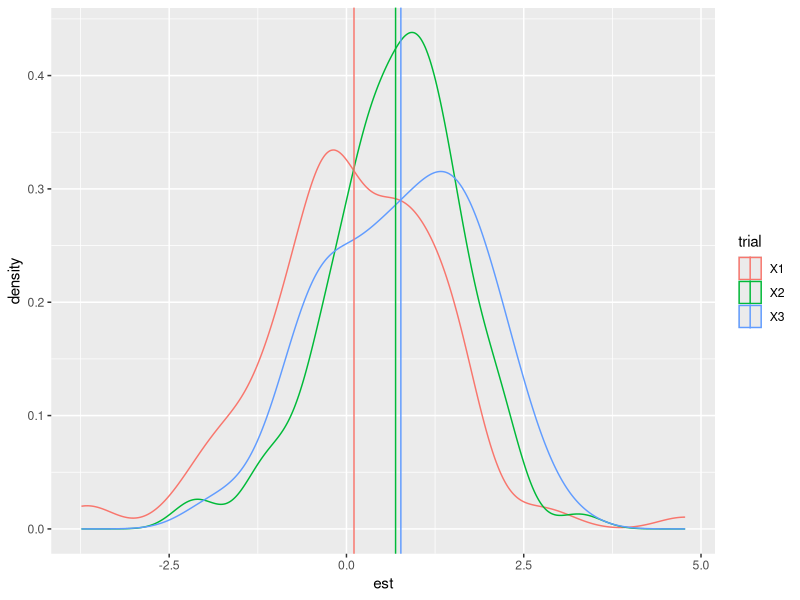

Recreate this plot in R. (Note: this script raises an error after producing the figure.)
## ---- chunk 1
knitr::opts_chunk$set(echo = TRUE)
## ---- chunk 2
library(tidyverse)
## ---- chunk 3
gen.mod <- function(n=100, b0=2, b1=3, sd.err=1){predictor<-runif(n)-0.5
response <- b0+b1*predictor+rnorm(n, mean= 0,sd= sd.err)
return(data.frame(response = response, predictor = predictor))}
## ---- chunk 4
n.times <- 100
n <- c(10,15,20)
b1 <- c(0.2,0.5,0.8,1)
sd.err <- c(0.5,1,1.5,2)

est.df <- matrix(nrow=n.times,ncol=3,NA)


for (i in 1:n.times) { m1 <- lm(response ~ predictor, data=gen.mod (n=10, b0=2, b1= 0.2, sd.err= 1))
est.df[i,1] <- summary(m1)$coefficients["predictor","t value"]
m1 <- lm(response ~ predictor, data=gen.mod (n=15,b0=2, b1=0.5, sd.err=1))
est.df[i,2] <- summary(m1)$coefficients["predictor","t value"]
m1 <- lm(response ~ predictor, data=gen.mod(n=20,b0=4, b1=0.8, sd.err=1.5))
est.df[i,3] <- summary(m1)$coefficients["predictor","t value"]}

est.df <- data.frame(est.df)




## ---- chunk 5
summary(m1)$coefficients["predictor", ]
## ---- chunk 6
est.df <- gather(est.df,value="est",key="trial")
est.df$trial <- factor(est.df$trial)

est.sum.df <- group_by(est.df,trial) %>% summarize(mn.est=mean(est))

p <- ggplot(aes(est,group=trial, col=trial), data=est.df)
p+geom_density()+geom_vline(data=est.sum.df,aes(xintercept=mn.est,col=trial))
## ---- chunk 7
n.times <- 100
n <- c(10,15,20,25)
b1 <- c(0.2,0.5,0.8,1)
sd.err <- c(0.5,1,1.5,2)

est<- NULL ## an empty vector

for(i in 1:4) {
  a <- n[i]
  for(k in 1:4) {
    b <- b1[k]
    for(z in 1:4) { c<- sd.err[z]
      for(j in 1:100){
           m1<- lm(response ~ predictor,data=gen.mod(n[i],b0=1,b1[k],sd.err[z]))
           est.df[j,4]<-summary(m1)$coefficients["predictor","Estimate"]}}}}

est.df <- data.frame(est.df)

##split est.df into a data frame in long format

est.df <- gather(est.df,value="est",key="trial")

est.df$trial <- factor(est.df$trial)

est.sum.df <- group_by(est.df,trial) %>% summarize(mn.est = mean(est))

p<- ggplot(aes(est,group=trial,col=trial), data=est.df)

p+geom_density()+geom_vline(data=est.sum.df,aes(xintercept=mn.est,col=trial))





## ---- chunk 8
est.df <- gather(est.df,value="est",key="trial")
est.df$trial <- factor(est.df$trial)

est.sum.df <- group_by(est.df,trial) %>% summarize(mn.est=mean(est))

p <- ggplot(aes(est,group=trial,col=trial),data=est.df)
p+geom_density()+geom_vline(data=est.sum.df,aes(xintercept=mn.est,col=trial))
## ---- chunk 9

gen.df2 <- function(n=100,b0=0,b1=0,sd.err=1){
  predictor <- runif(n)-0.5
  response <- b0+b1 * predictor+rnorm(n,mean=0,sd=sd.err)
}



n.times <- 100
n <- c(10,15,20,25)
b1 <- c(0)
sd.err <- c(0.5,1,1.5,2)

test.df2 <- expand.grid(n.times=n.times,n=n,b1=b1,sd.err=sd.err)

for(i in 1:length(test.df$n.times)){
  tmp.df <- gen.df(n=test.df$n[i],b0=0,b1=test.df2$b1[i],sd.err=test.df2$sd.err[i])
  temp.lm2<- lm(response~predictor,data=tempdf2)
  test.df2$pval[i] <- summary(tmp.lm2)$coefficients["predictor","Pr(>|t|"]
}





## ---- chunk 10
p2<- ggplot(data=test.df2,aes(pval,group=n,col=n))
p2 + geom_density()+facet_grid(~sd.err)

## ---- chunk 11
pvalues <- which(test.df2$pval <=0.05)
tabulate(pvalues)
## ---- chunk 12
